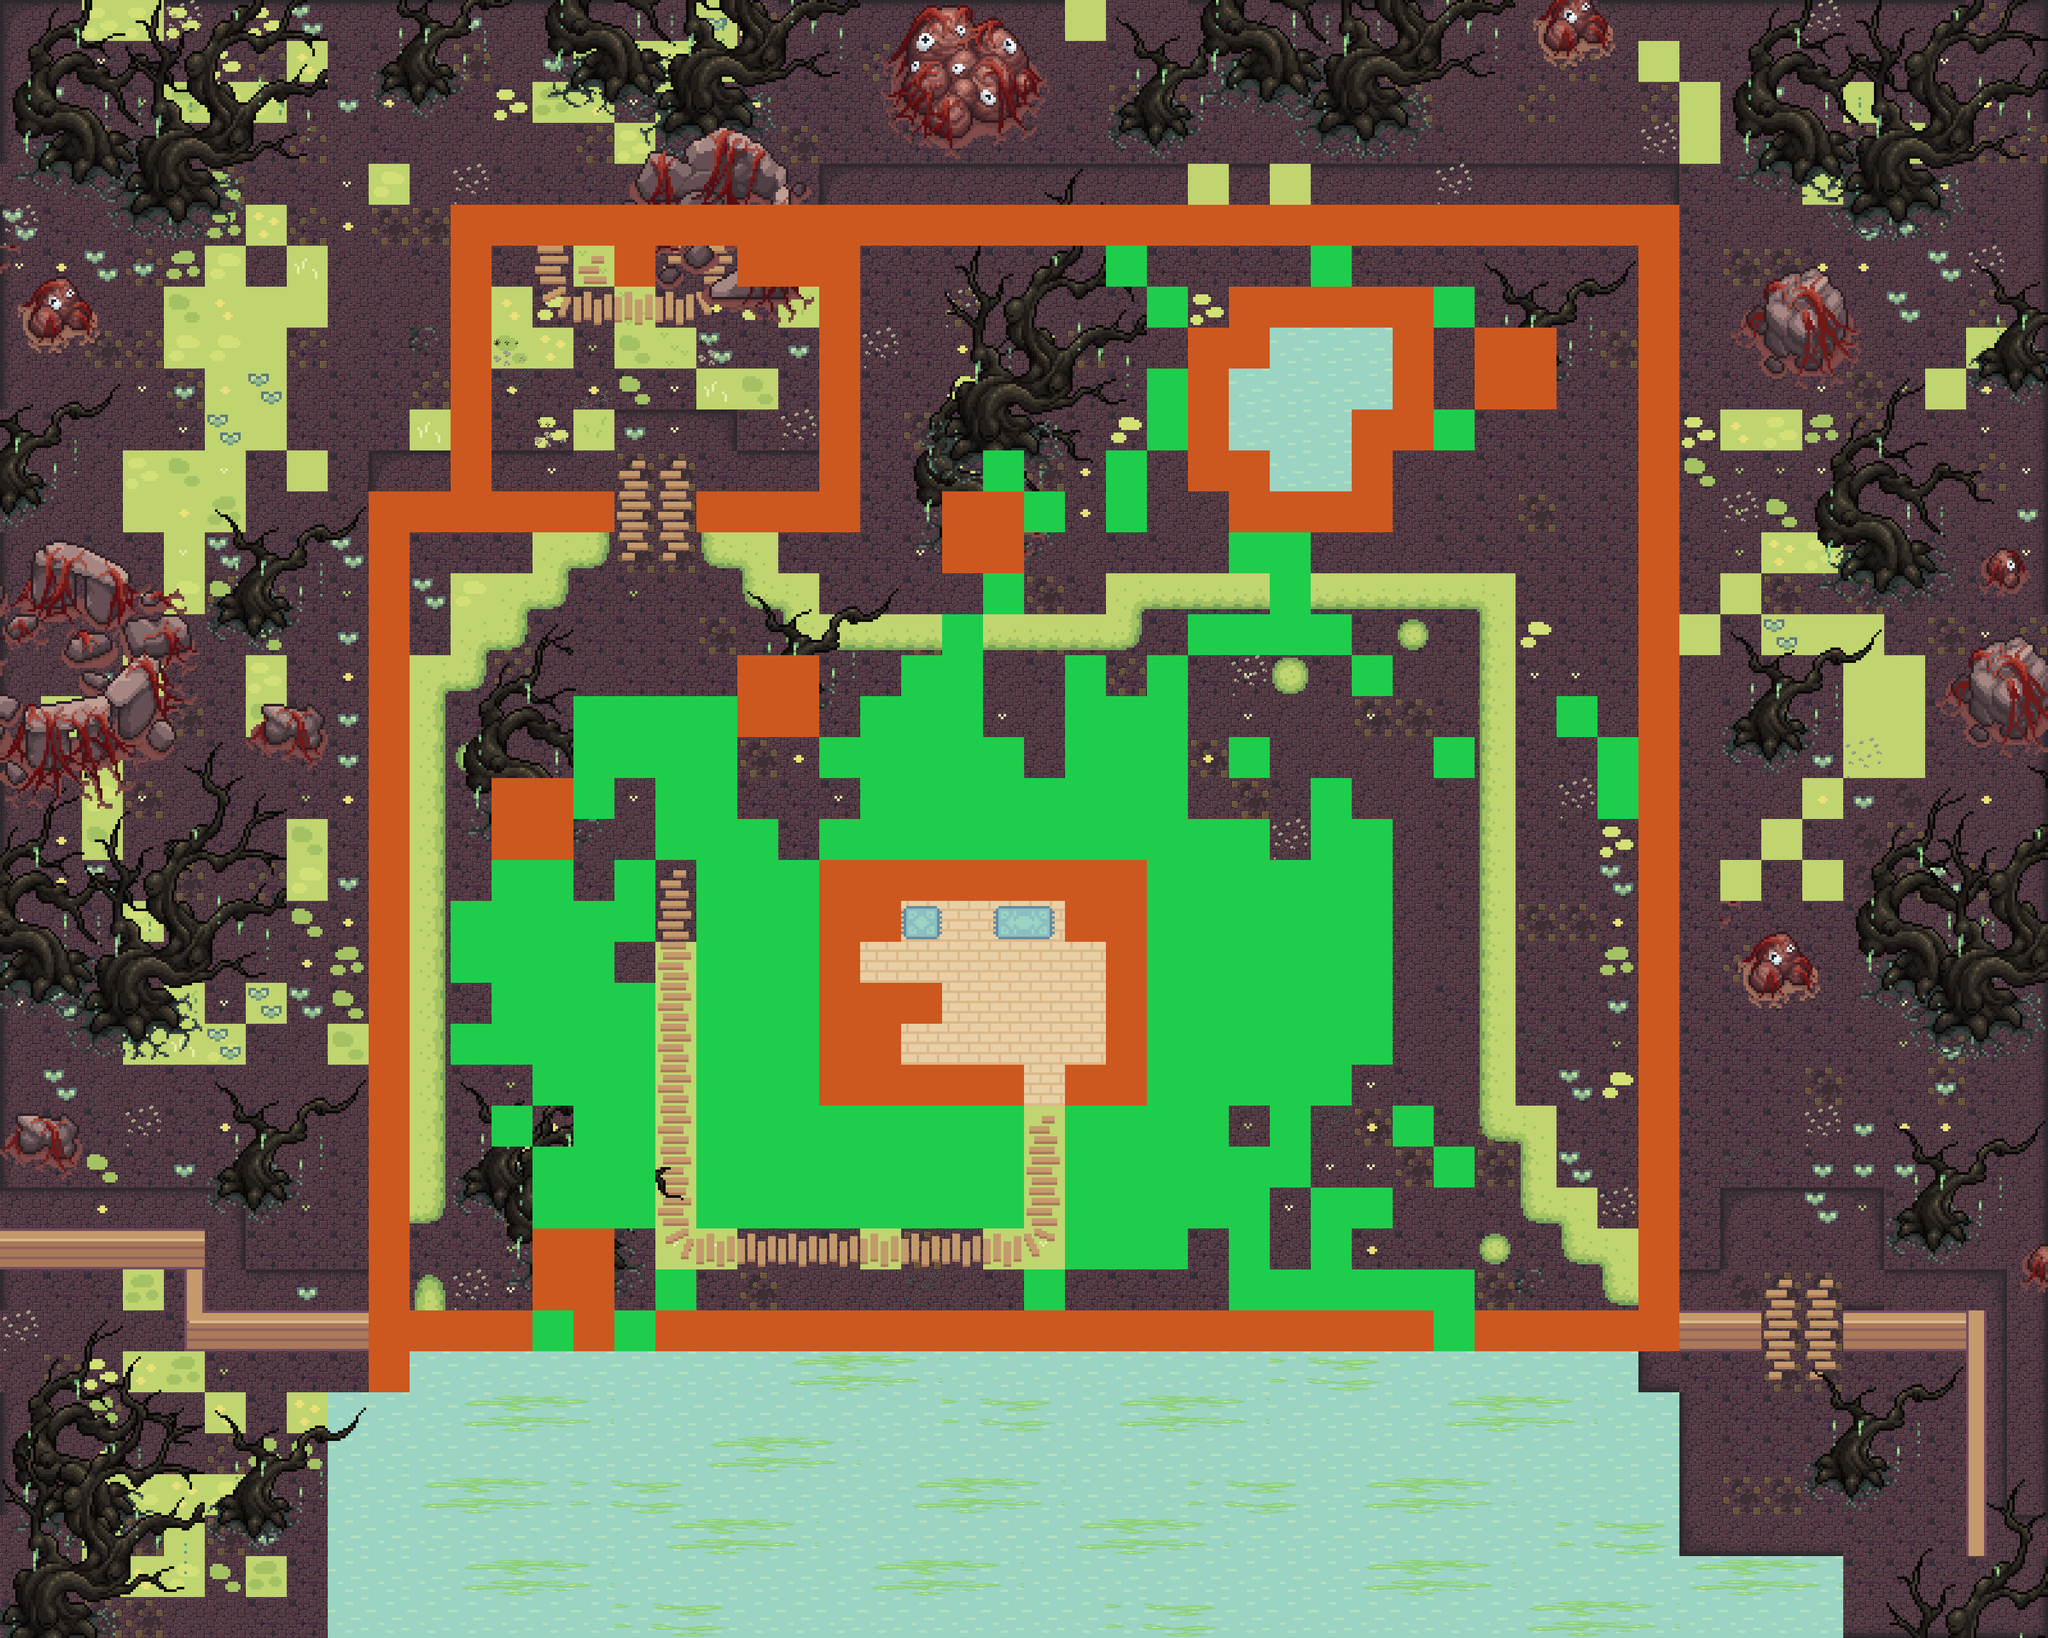

A level layout from a 2D game, rendered from its tile map. Below: a short description, then the map file with tile-grid data replaced by summaries:
An orthogonal 50x40 tile map with 64x64 px tiles, 20 tile layers (Water, Corrupted Water, Ground, Grass, ...), 19 tilesets and 4 objects (Start, Trader, Bed).

<map version="1.10" tiledversion="1.11.2" orientation="orthogonal" renderorder="right-down" width="50" height="40" tilewidth="64" tileheight="64" infinite="0" nextlayerid="96" nextobjectid="364">
 <tileset firstgid="1" source="Tilesets/Grass.tsx" />
 <tileset firstgid="81" source="Tilesets/Hills.tsx" />
 <tileset firstgid="117" source="Tilesets/Fences.tsx" />
 <tileset firstgid="133" source="Tilesets/Plant Decoration.tsx" />
 <tileset firstgid="143" source="Tilesets/Objects.tsx" />
 <tileset firstgid="153" source="Tilesets/Paths.tsx" />
 <tileset firstgid="169" source="Tilesets/interaction.tsx" />
 <tileset firstgid="171" source="Tilesets/Water.tsx" />
 <tileset firstgid="172" source="Tilesets/House.tsx" />
 <tileset firstgid="207" source="Tilesets/House Decoration.tsx" />
 <tileset firstgid="261" source="Tilesets/Tiles.tsx" />
 <tileset firstgid="371" source="Tilesets/Corrupted Trees#1.tsx" />
 <tileset firstgid="1259" source="Tilesets/Corrupted Trees#2.tsx" />
 <tileset firstgid="1799" source="Tilesets/Corrupted Trees#3.tsx" />
 <tileset firstgid="2087" source="Tilesets/Corrupted Objects.tsx" />
 <tileset firstgid="4243" source="Tilesets/Corrupted Details.tsx" />
 <tileset firstgid="4261" source="Tilesets/Corrupted Water.tsx" />
 <tileset firstgid="4351" source="../data/Tilesets/interaction.tsx" />
 <tileset firstgid="4353" source="../data/Tilesets/Grass.tsx" />
 <layer id="77" name="Water" width="50" height="40">
  <data>[2000 cells, 269 non-empty, 1 distinct tile ids]</data>
 </layer>
 <layer id="82" name="Corrupted Water" width="50" height="40">
  <data>[2000 cells, 82 non-empty, 6 distinct tile ids]</data>
 </layer>
 <layer id="76" name="Ground" width="50" height="40">
  <data>[2000 cells, 1615 non-empty, 13 distinct tile ids]</data>
 </layer>
 <layer id="78" name="Grass" width="50" height="40">
  <data>[2000 cells, 275 non-empty, 13 distinct tile ids]</data>
 </layer>
 <layer id="85" name="Forest Grass" width="50" height="40">
  <data>[2000 cells, 582 non-empty, 36 distinct tile ids]</data>
 </layer>
 <layer id="83" name="Details" width="50" height="40">
  <data>[2000 cells, 37 non-empty, 5 distinct tile ids]</data>
 </layer>
 <layer id="79" name="Hills" width="50" height="40">
  <data>[2000 cells, 112 non-empty, 8 distinct tile ids]</data>
 </layer>
 <layer id="80" name="Fence" width="50" height="40">
  <data>[2000 cells, 17 non-empty, 6 distinct tile ids]</data>
 </layer>
 <layer id="16" name="HouseFloor" width="50" height="40">
  <data>[2000 cells, 29 non-empty, 1 distinct tile ids]</data>
 </layer>
 <layer id="15" name="HouseWalls" width="50" height="40">
  <data>[2000 cells, 23 non-empty, 11 distinct tile ids]</data>
 </layer>
 <layer id="18" name="HouseFurnitureBottom" width="50" height="40">
  <data>[2000 cells, 3 non-empty, 3 distinct tile ids]</data>
 </layer>
 <layer id="17" name="HouseFurnitureTop" width="50" height="40">
  <data>[2000 cells, 7 non-empty, 7 distinct tile ids]</data>
 </layer>
 <layer id="86" name="Path" width="50" height="40">
  <data>[2000 cells, 44 non-empty, 6 distinct tile ids]</data>
 </layer>
 <layer id="88" name="Corrupted Tree3" width="50" height="40">
  <data>[2000 cells, 193 non-empty, 16 distinct tile ids]</data>
 </layer>
 <layer id="89" name="Corrupted Tree2" width="50" height="40">
  <data>[2000 cells, 305 non-empty, 30 distinct tile ids]</data>
 </layer>
 <layer id="90" name="Corrupted Tree1" width="50" height="40">
  <data>[2000 cells, 321 non-empty, 48 distinct tile ids]</data>
 </layer>
 <layer id="87" name="Corrupted Rock" width="50" height="40">
  <data>[2000 cells, 151 non-empty, 111 distinct tile ids]</data>
 </layer>
 <layer id="91" name="Corrupted Objects" width="50" height="40">
  <data>[2000 cells, 0 non-empty, 0 distinct tile ids]</data>
 </layer>
 <layer id="14" name="Collision" width="50" height="40">
  <data>[2000 cells, 201 non-empty, 2 distinct tile ids]</data>
 </layer>
 <layer id="81" name="Farmable" width="50" height="40">
  <data>[2000 cells, 226 non-empty, 2 distinct tile ids]</data>
 </layer>
 <objectgroup id="12" name="Player">
  <object id="253" name="Start" x="1561.33" y="1772">
   <point />
  </object>
  <object id="254" name="Trader" x="895" y="379.667" width="192" height="131.333" />
  <object id="256" name="Bed" x="1408.67" y="1403.33" width="63.6667" height="66.3333" />
  <object id="363" gid="144" x="968" y="434" width="56" height="68" />
 </objectgroup>
</map>
